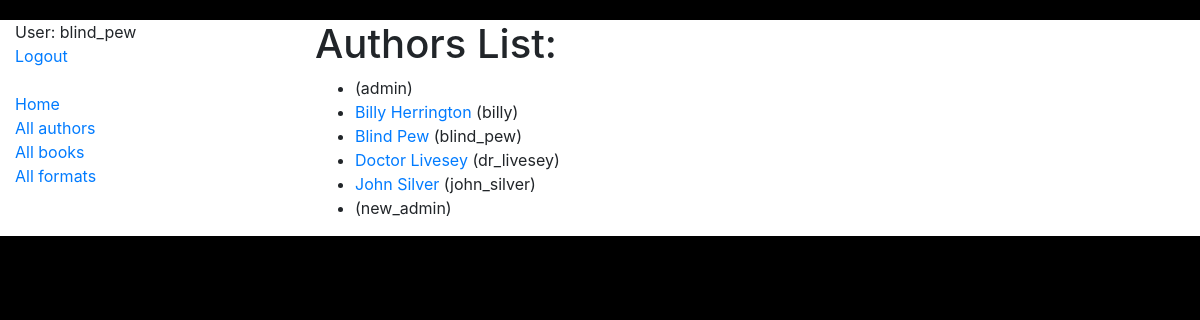
Screenshot of /catalog/authors/ (signed in) with the database file from the repository.
### catalog/models.py (models this page shows, shortened)
class Author(AbstractUser):
    pseudonym = models.CharField(max_length=63, null=True, blank=True)
    class Meta:
        ordering = ["username"]

### catalog/views.py (the view)
class AuthorListView(LoginRequiredMixin, generic.ListView):
    model = Author

### templates/catalog/author_list.html (shortened to what this page needs)
{% extends 'base.html' %}
{% block content %}
  <h1>Authors List:</h1>
  {% if author_list %}
    <ul>
    {% for author in author_list %}
      <li>
        <a href="#">{{ author.first_name }} {{ author.last_name }}</a>
        ({{ author.username }})
      </li>
    {% endfor %}
    </ul>
  {% else %}
    <p>There are no authors in library</p>
  {% endif %}
{% endblock %}

### templates/includes/sidebar.html
<ul class="sidebar-nav">
    {% if user.is_authenticated %}
      <li>User: {{ user.username }}</li>
      <li><a href="{% url 'logout' %}">Logout</a></li>
    {% else %}
      <li><a href="{% url 'login' %}">Login</a></li>
    {% endif %}
    <br>
    <li><a href="{% url 'catalog:index' %}">Home</a></li>
    <li><a href="{% url 'catalog:author-list' %}">All authors</a></li>
    <li><a href="{% url 'catalog:book-list' %}">All books</a></li>
    <li><a href="{% url 'catalog:literary-format-list' %}">All formats</a></li>
</ul>

### static/css/styles.css (style rules this page uses)
body { margin-top: 20px; }
.sidebar-nav { padding: 0; list-style: none; }
html { background-color: black; }

### rows the page displays
Author: username "blind_pew", first_name "Blind", last_name "Pew"
Author: username "admin"
Author: first_name "Billy", last_name "Herrington", username "billy"
Author: first_name "Doctor", last_name "Livesey", username "dr_livesey"
Author: first_name "John", last_name "Silver", username "john_silver"
Author: username "new_admin"
